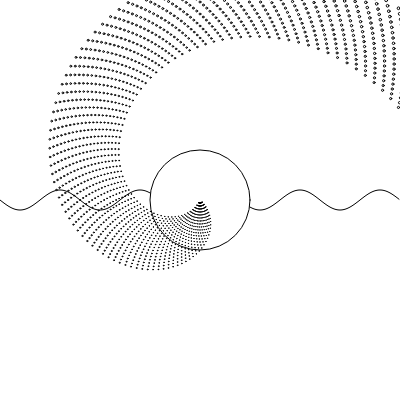
Frame 1 (no input)
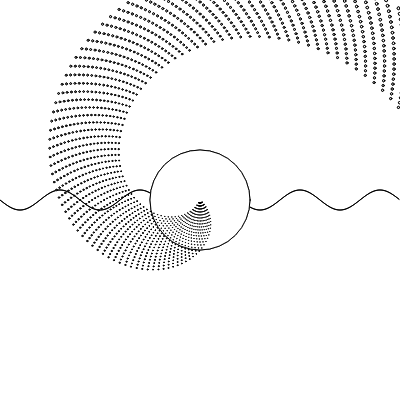
Frame 2 (the mouse pressed at the canvas centre, redrawn once)

The p5.js sketch that drew these frames (run headless with seeded random() and noise() and a simulated clock; the mouse was pressed at the canvas centre and the sketch redrawn once):

// p5.js sketch
// ── sketch.js
function preload() {
  // preload assets
}

function setup() {
  createCanvas(sketchWidth, sketchHeight);
}

const sketchWidth = 400;
const sketchHeight = 400;
const angleDistance = 3;
const maxAngle = 320;

function setup() {
  createCanvas(sketchWidth, sketchHeight);
}

function draw() {
  noFill();
  beginShape();
  for (let x = 0; x < sketchWidth; x += 1) {
    vertex(x, sin(((Math.PI * 10) / sketchWidth) * x) * 10 + sketchHeight / 2);
  }
  endShape();

  stroke(0);
  fill(255);
  circle(200, 200, 100);

  for (let layer = 100; layer < 120; layer += 1) {
    for (let angle = 0; angle < maxAngle; angle += angleDistance) {
      // each layer the angle is offset
      const rad = (Math.PI / 180) * (angle + layer * 4);

      // we use the angle also as a radius in the polar function
      // so the bigger the angle, the bigger the radius
      const x = angle * cos(rad);
      const y = angle * sin(rad);

      // we also use the angle for the circle size
      // growing angle, radius and size
      circle(x + sketchWidth / 2, y + sketchHeight / 2, angle / 100);
    }
  }
  noLoop();
}
